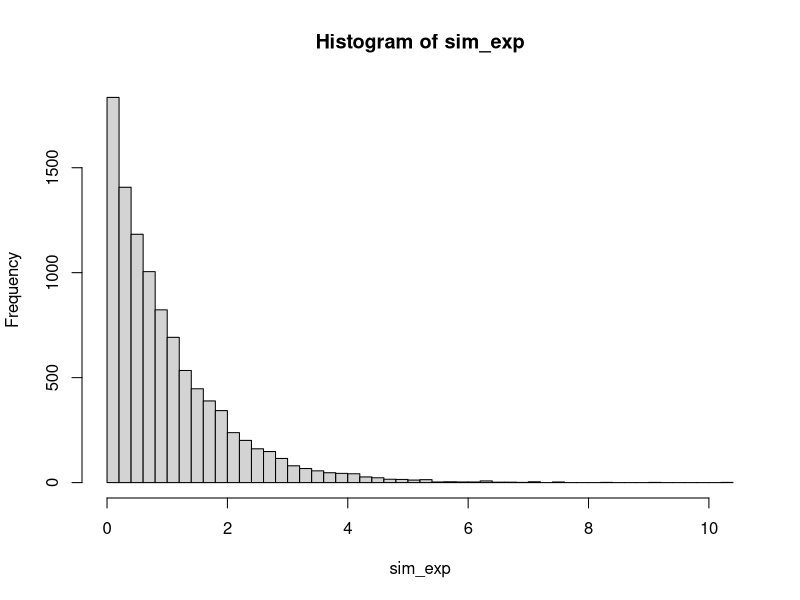
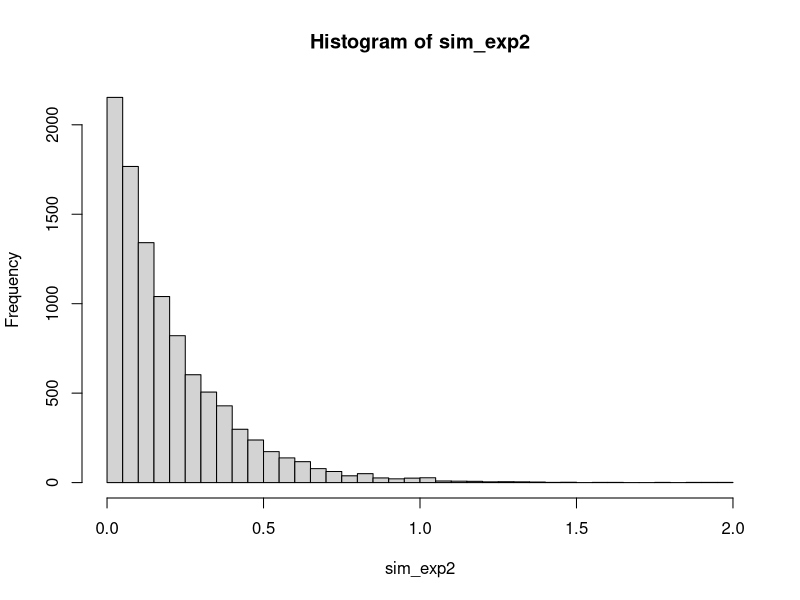
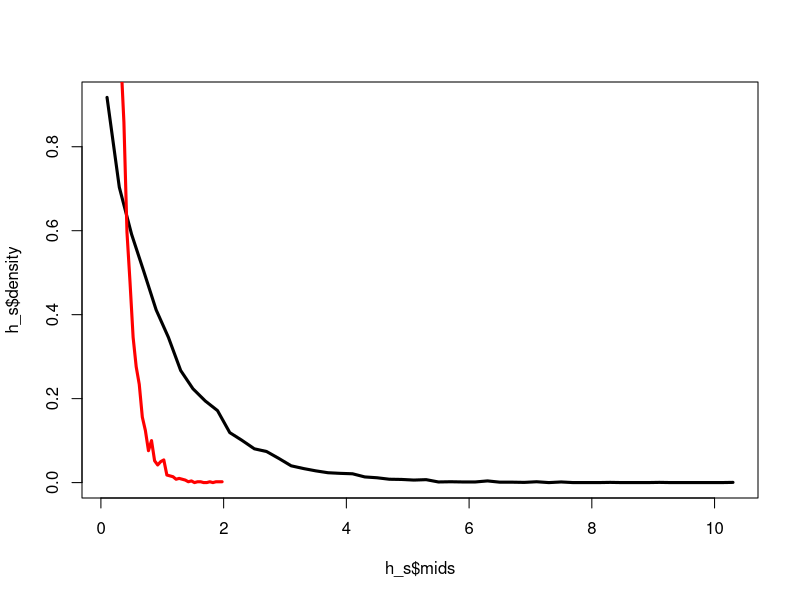
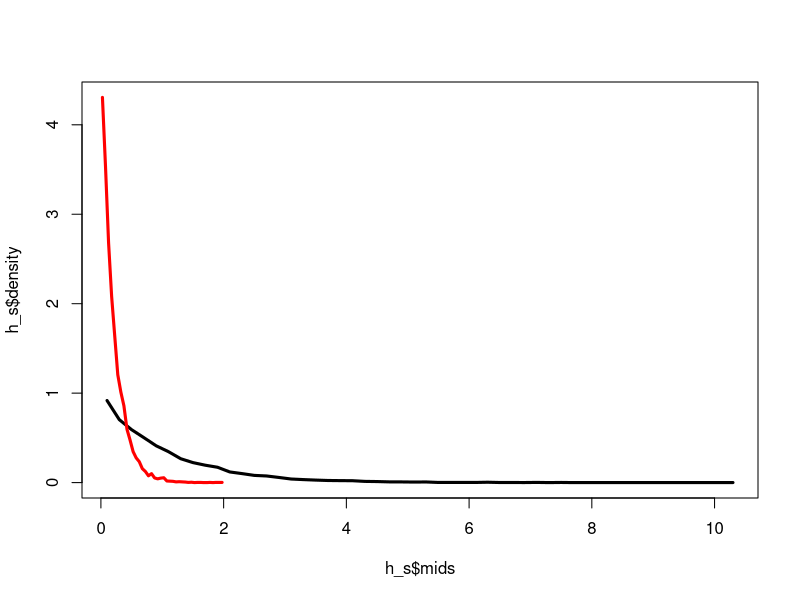
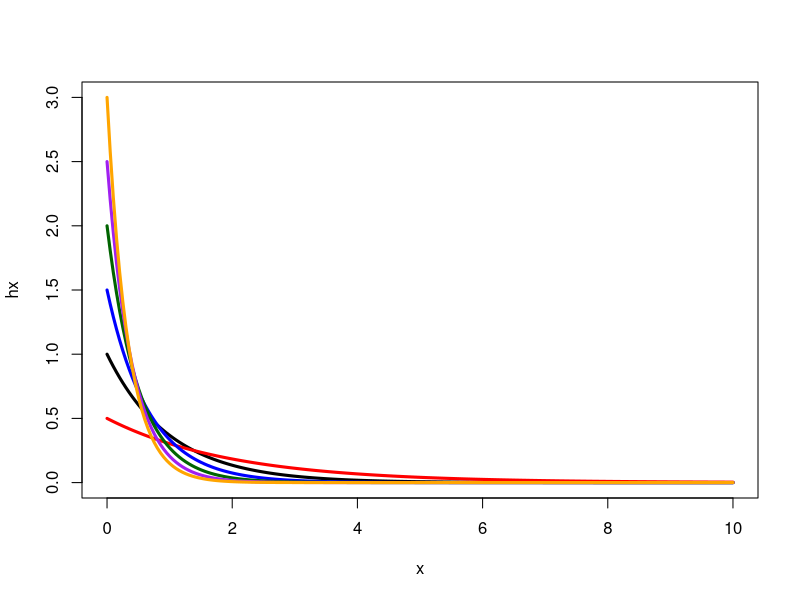

These figures' R source, in order:
## ---- chunk 1
sim_exp <- rexp(10000,1)
## ---- chunk 2
sim_exp[1:5]
## ---- chunk 3
h_s <- hist(sim_exp,50)
## ---- chunk 4
sim_exp2 <- rexp(10000,5)
## ---- chunk 5
h_s2 <- hist(sim_exp2,50)
## ---- chunk 6
mean(sim_exp)
mean(sim_exp2)
## ---- chunk 7
plot(h_s$mids,h_s$density,type="l",lwd=3)
lines(h_s2$mids,h_s2$density,col="red",lwd=3)
## ---- chunk 8
plot(h_s$mids,h_s$density,type="l",lwd=3,ylim=c(0,max(h_s2$density)))
lines(h_s2$mids,h_s2$density,col="red",lwd=3)
## ---- chunk 9
lam <- c(0.5,1.5,2,2.5,3)
colors <- c("red", "blue", "darkgreen", "purple", "orange")
## ---- chunk 10
x <- seq(0, 10, length=200)
hx <- dexp(x, rate=1)
plot(x, hx, type='l', lwd=3,ylim=c(0,3))
for(i in 1:length(lam)) {
  hx <- dexp(x, rate=lam[i])
  lines(x, hx, type='l', lwd=3,col=colors[i])
}
